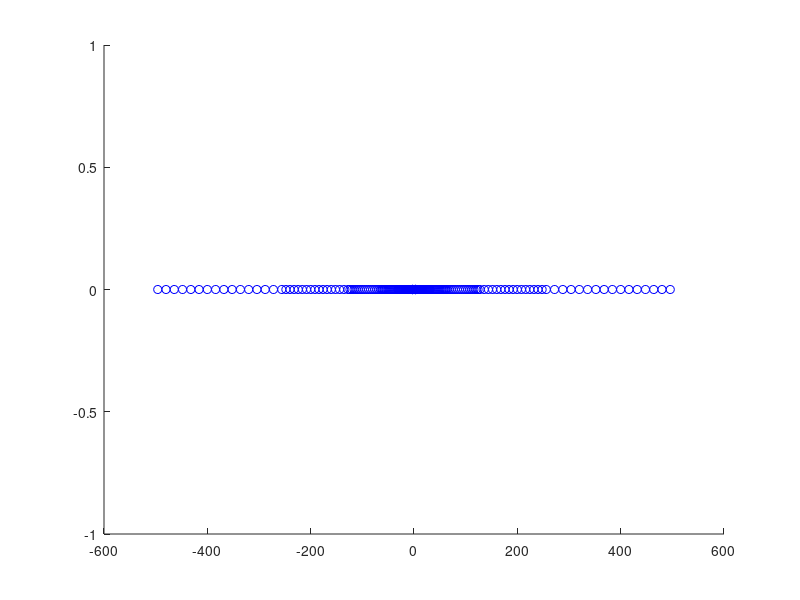

The MATLAB source for this figure:
% 6-bit system
clc
% for n1 = 0:1
%     for n2 = 0:1
%         for n3 = 0:1
%             for n4 = 0:1
%                 for n5 = 0:1
%                     for n6 = 0:1
%                         input = [n1 n2 n3 n4 n5 n6]
%                         if input(1) == 0
%                             sign = 1;
%                         else 
%                             sign = -1;
%                         end
%                         c = input(2)*2^1+input(3)*2^0;
%                         f = input(4)*(1/2)+input(5)*(1/4)+input(6)*(1/8);
%                         number_6bit = sign*2^(c-1)*(1+f)
%                         figure(1)
%                         hold on
%                         plot(number_6bit, 0,'bo')
%                     end
%                 end
%             end
%         end
%     end
% end

% %8-bit system
for n1 = 0:1
    for n2 = 0:1
        for n3 = 0:1
            for n4 = 0:1
                for n5 = 0:1
                    for n6 = 0:1
                        for n7 = 0:1
                            for n8 = 0:1
                                for n9 = 0:1
                                    input = [n1 n2 n3 n4 n5 n6 n7 n8 n9]
                                    if input(1) == 0
                                        sign = 1;
                                    else 
                                        sign = -1;
                                    end
                                    c = input(2)*2^3 + input(3)*2^2 + input(4)*2^1 + input(5)*2^0;
                                    f = input(6)*(1/2) + input(7)*(1/4) + input(8)*(1/8) + input(9)*(1/16);
                                    number_8bit = sign*2^(c-7)*(1+f)
                                    figure(2)
                                    hold on
                                    plot(number_8bit, 0,'bo')
                                end
                            end
                        end
                    end
                end
            end
        end
    end
end

% What can you say about distribution of these numbers on the real line in 
% terms of how well they cover the represented interval?
% ANSWER:The numbers represented will be determined by the normalizer set.
% The normalizer set in my code is 2 making the lowest nonzero value 0.25
% and 3.75 the largest number. Numbers near 0.25 are more precise compared 
% to values near 3.75

% What is the largest and what is the smallest in absolute value number 
% that can be represented with this system?
% ANSWER:With a normalizer of 2, the largest number that can be represented 
% is 3.750, the smallest absolute value number that can be represented is 
% 0.250

% If all numbers on the interval between the smallest and the largest 
% numbers are represented with this 6-bit number system, which parts of 
% this interval will numbers represented with the smallest absolute error 
% in the representation and which ones have smallest relative error? 
% Give examples.
% ANSWER:Representing smaller numbers will have smaller absolute and
% relative error whereas larger numbers will have larger absolute and
% relative errors. Example 1. p=0.4 p*=0.40625 abs error = 0.0625 rel 
% error 0.015625 Example 2 p=3 p*=2.85 abs error=0.15 rel error = 0.06666

% Modify your program to increase the bits available to 8 and plot the 
% numbers represented with 4 bits for the exponent and 4 bits for the 
% mantissa. What changed?
% ANSWER:We have more numbers that can be represented making the accurracy 
% of our approximation stronger for small numbers but worse for big numbers

% Are the small numbers between 0 and 1 represented well by the 6- and 
% 8-bit systems? If yes, which of these systems represents the interval 
% [0,1] better? If no, then how can you modify your finite-precision system
% to get this interval to be represented better?
% ANSWER:Of the two systems, the 8-bit system better represents small 
% numbers on the interval [0,1]. Currently, small numbers between 0 and 1 
% could be better represented. We can improve both systems by adjusting our
% normalizer to a larger number.



